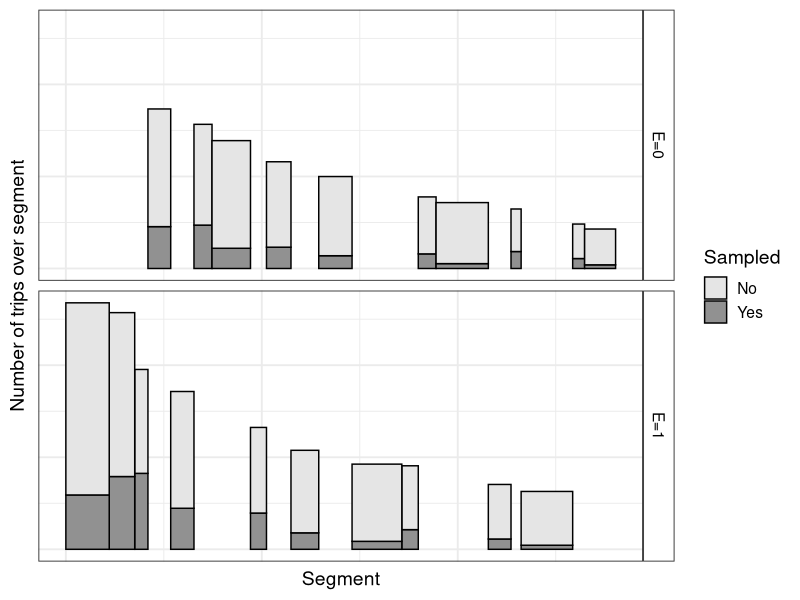

The R script that drew this image:
## ---- chunk 1

library(tidyverse) 
library(truncnorm)
## ---- chunk 2

fig1_df = 1:20 %>% 
  as_tibble() %>% 
  rename(id=value) %>%
  mutate(
    l=rtruncnorm(a=3,
                 mean=20, sd=20, n=n()),
    N=rtruncnorm(a=5, mean=20 + -0.1*l, sd=20, n=n())) %>% 
  arrange(desc(N)) %>% 
  mutate(
    l_cum_right = cumsum(l),
    BD=l*N,
    l_cum_left =l_cum_right-l,
    l_cum_mid = l_cum_left+((l_cum_right-l_cum_left)/2), #because I want to plot at midpoint

    f=rbeta(n=n(),
            #more likely to be sampled if higher traffic segment and longer segment
            shape1= 15*(mean(l)+ mean(N))+100*N , 
            
            #this makes the average probability 1/4, scaled to N
            shape2= mean(l)+ mean(N) + 5*(l*100)
            ),
    N_f = N*f,
    BD_f = N_f*l,
    N_f_not = N-N_f,
    BD_f_not = BD - BD_f,
    e = rbinom(n=n(), size=1, prob=.4),
    e_char = case_when(
      e==1 ~ "E=1",
      e==0 ~ "E=0"
    )
  )


# create a long-form dataset. (Could do this with pivot-longer but not yet intuitive to me)
fig1_df_long_s1 = fig1_df %>% 
  dplyr::select(id, l, N, l_cum_mid, N_f, BD_f, e_char, e) %>% 
  rename(n_long = N_f, BD_long = BD_f) %>% 
  arrange(l) %>% 
  mutate(sampled=1) %>% 
  group_by(e) %>% 
  mutate(
    l_cum_right_alt = cumsum(l), #alt
    l_cum_left_alt =l_cum_right_alt-l,
    l_cum_mid_alt = l_cum_left_alt+((l_cum_right_alt-l_cum_left_alt)/2)
  )

fig1_df_long_s0 = fig1_df %>% 
  dplyr::select(id, l, N, l_cum_mid, N_f_not, BD_f_not, e_char, e) %>% 
  rename(n_long = N_f_not, BD_long = BD_f_not) %>% 
  arrange(l) %>% 
  mutate(sampled=0) %>% 
  group_by(e) %>% 
  mutate(
    l_cum_right_alt = cumsum(l), #alt
    l_cum_left_alt =l_cum_right_alt-l,
    l_cum_mid_alt = l_cum_left_alt+((l_cum_right_alt-l_cum_left_alt)/2)
  )


fig1_df_long = fig1_df_long_s1 %>% 
  bind_rows(fig1_df_long_s0)

## ---- chunk 3
fig1_df_long %>% 
  ggplot(aes(x=l_cum_mid, y=n_long, width=l, fill =as.character(sampled))) + #set coordinate to the cumulative midpoint
  geom_bar(
    stat="identity", 
    position = "stack",
    colour = "black",
    lwd=.5) +
  facet_grid(rows = vars(e_char)) +

  ylab("Number of trips over segment") +
  xlab("Segment") +
  scale_fill_manual(
    name = "Sampled",
    labels = c(
      "No",
      "Yes"
    ),
    values = c("gray90",
               "gray57"

    )
  ) +
   theme_bw(base_size = 14)+
  theme(
    axis.ticks=element_blank(),
    axis.text.x=element_blank(),
    axis.text.y = element_blank()
    )+
  theme( strip.background =element_rect(fill="white"))+
  theme(  strip.text =element_text(colour =   "black"))
